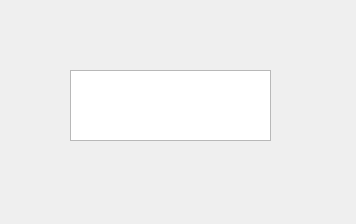
<?xml version="1.0" encoding="UTF-8"?>
<ui version="4.0">
 <class>Dialog5</class>
 <widget class="QDialog" name="Dialog5">
  <property name="geometry">
   <rect>
    <x>0</x>
    <y>0</y>
    <width>356</width>
    <height>224</height>
   </rect>
  </property>
  <property name="windowTitle">
   <string>Dialog</string>
  </property>
  <widget class="QTextBrowser" name="textBrowser">
   <property name="geometry">
    <rect>
     <x>70</x>
     <y>70</y>
     <width>201</width>
     <height>71</height>
    </rect>
   </property>
  </widget>
 </widget>
 <resources/>
 <connections/>
</ui>
